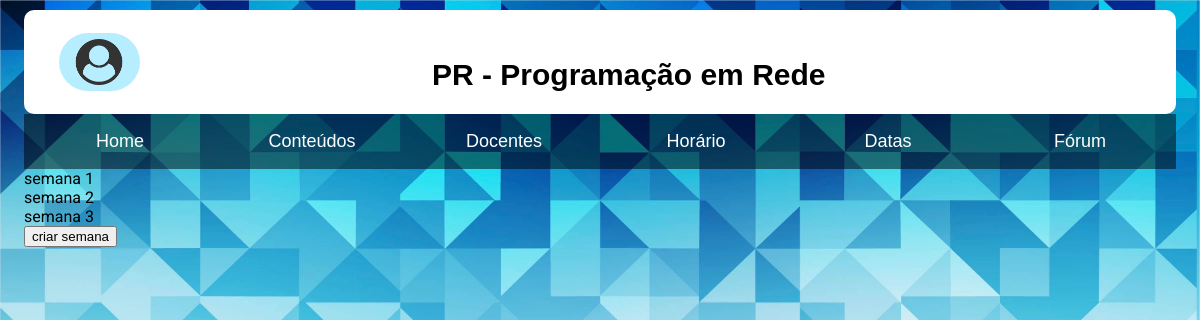
The app's page /modulo/inserir_aula/ with its own data.
### modulo/models.py (models this page shows)
class Semana(models.Model):
    numero=models.IntegerField()

### modulo/views.py (the view)
def inserir_aula(request):
    semanas = Semana.objects.all()
    return render(request,'modulo/horario/inserir_aula.html',{'semanas':semanas})

### modulo/templates/modulo/horario/inserir_aula.html (shortened to what this page needs)
{% extends 'modulo/index.html' %}
{% block body %}
{% if semanas %}
{% for semana in semanas %}
<a href="{% url 'modulo:detalhe_semana' semana.id %}">semana {{semana.id}}</a><br>
{% endfor %}
{% endif %}
<a href="{% url 'modulo:criar_semana' %}"><button>criar semana</button></a>
{% endblock %}

### modulo/static/modulo/styles/menu.css (style rules this page uses)
*, *::before, *::after { box-sizing: border-box; }
body { background: linear-gradient(90deg, #3f4593, #5960bd); margin: 0; }
a { text-decoration: none; color: inherit; }

### modulo/static/modulo/styles/header.css (style rules this page uses)
html body { min-height: 100%; margin: 10px 2% 10px 2%; }
body { background-image: url(../background5.jpg); background-attachment: fixed; background-repeat: no-repeat; background-size: cover; background-color: rgb(236,235,235); }

### modulo/static/modulo/styles/docentes.css (style rules this page uses)
body { background-color: #f0f0f0; font-family: roboto; }

### records on screen
Semana: id "1"
Semana: id "2"
Semana: id "3"
